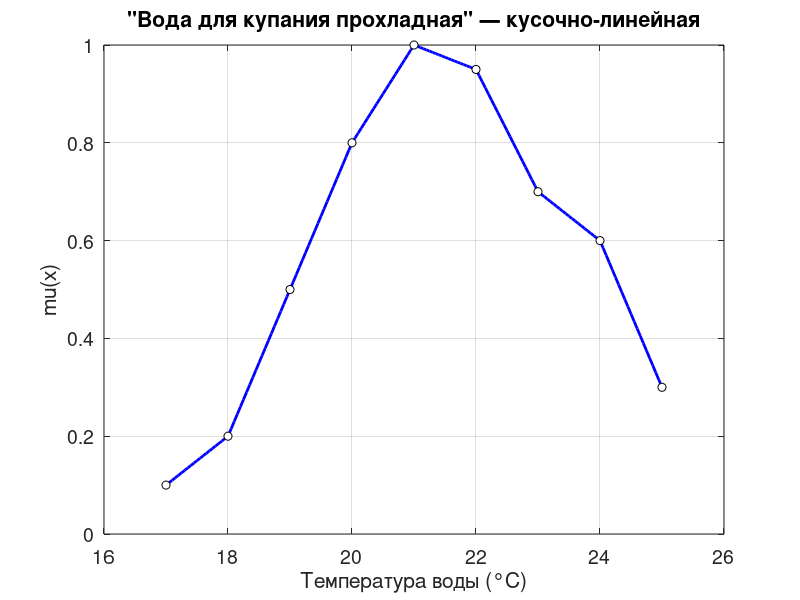
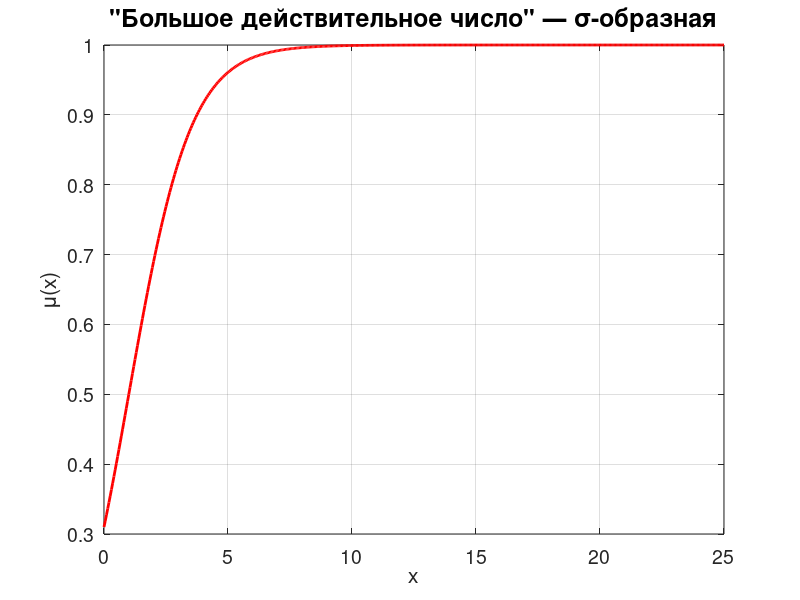

Source code (MATLAB) for these figures, in order:
function prac4
  % ===== Практическая работа №4 (Octave) =====
  % Запустите командой >> prac4

  clf;
  % --- Исходные дискретные точки из методички (пример A1) ---
  x_pts  = [17 18 19 20 21 22 23 24 25];
  mu_pts = [0.1 0.2 0.5 0.8 1.0 0.95 0.7 0.6 0.3];

  x1  = 17:0.05:25;
  mu1 = interp1 (x_pts, mu_pts, x1, "linear");

  fig1 = figure (1);
  plot (x1, mu1, "b", "LineWidth", 2);
  hold on;
  plot (x_pts, mu_pts, "ko", "MarkerFaceColor", "w");
  xlabel ("Температура воды (°C)");
  ylabel ("\mu(x)");
  title ('"Вода для купания прохладная" — кусочно-линейная', "FontSize", 18);
  set (gca, "FontSize", 14);
  grid on;

  % --- Построение функции 2: Большое действительное число ---
  x2 = 0:0.05:25;
  mu2 = sigma(x2, 0.8, 1);

  fig2 = figure(2);
  plot(x2, mu2, 'r', 'LineWidth', 2);
  set (gca, "FontSize", 14);
  xlabel('x');
  ylabel('\mu(x)');
  title('"Большое действительное число" — σ-образная', "FontSize", 18);
  grid on;
  % Держим окна открытыми, пока пользователь их не закроет
  disp('Закройте оба графических окна, чтобы завершить программу...');
  waitfor(fig1);
  waitfor(fig2);

  % --- Локальные функции -----------------------------------

  function mu = t(x,a,b,c)
    mu = zeros(size(x));
    for i = 1:numel(x)
      xi = x(i);
      if xi <= a || xi >= c
        mu(i) = 0;
      elseif xi >= a && xi <= b
        mu(i) = (xi - a) / (b - a);
      else  % xi > b && xi <= c
        mu(i) = (c - xi) / (c - b);
      endif
    endfor
  endfunction

  function mu = sigma(x,a,b)
    mu = 1 ./ (1 + exp(-a * (x - b)));
  endfunction

endfunction